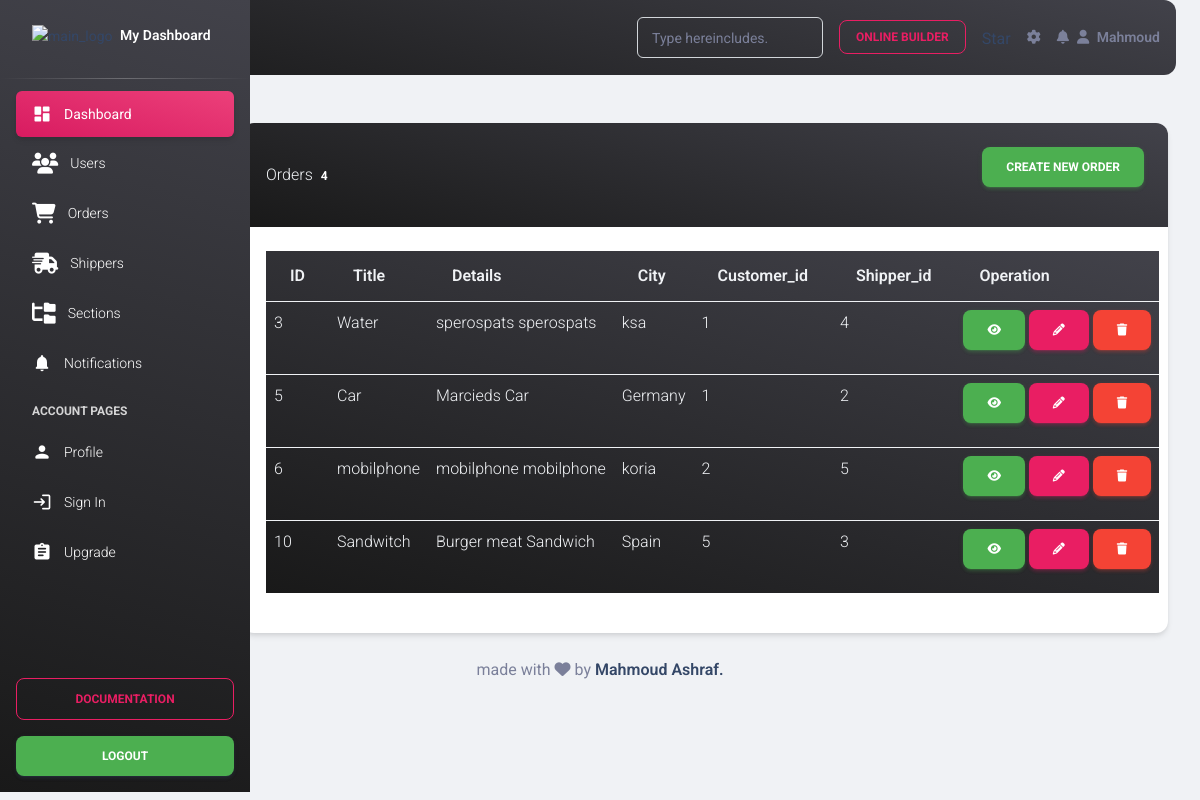
The page /Admin/orders.php (signed in) on the database its author committed.
### tables this page shows
CREATE TABLE `orders` (
  `order_id` int(11) NOT NULL,
  `title` varchar(255) NOT NULL,
  `detailes` text NOT NULL,
  `city` varchar(255) NOT NULL,
  `customer_id` int(11) NOT NULL,
  `shipper_id` int(11) NOT NULL
);

### Admin/orders.php (the view, shortened to what this page needs)
<?php
include("inti.php");
if (isset($_SESSION['mans'])) {
    $statment = $connect->prepare("SELECT * FROM orders");
    $statment->execute();
    $ordcount = $statment->rowCount();
    $result = $statment->fetchAll();
    $page = "All";
    if (isset($_GET['page'])) {
        $page = $_GET['page'];
    } else {
        $page = "All";
    }
    if ($page == "All"){
      ?>
      <div class="container mt-5">
          <div class="row">
              <div style="margin-left: 200px;" class="col-md-10">
                  <div class="card">
                      <div class="card-header bg-gradient-dark text-light d-flex justify-content-between align-items-center">
                          <div>
                              Orders <span class="badge badge-primary ml-1 p-1"> <?php echo $ordcount ?></span>
                          </div>
                          <a href="?page=create" class="btn btn-success">Create New Order</a>
                      </div>
                      <div class="card-body">
                          <table class="table bg-gradient-dark text-light">
                              <thead>
                                  <tr>
                                      <th scope="col">ID</th>
                                      <th scope="col">Title</th>
                                      <th scope="col">Details</th>
                                      <th scope="col">city</th>
                                      <th scope="col">customer_id</th>
                                      <th scope="col">shipper_id</th>
                                      <th scope="col">Operation</th>
                                  </tr>
                              </thead>
                              <tbody>
                                  <?php
                                  if ($ordcount>0) {
                                      foreach ($result as $item) {
                                  ?>
                                          <tr>
                                              <td scope="row"><?php echo $item['order_id'] ?></td>
                                              <td><?php echo $item['title'] ?></td>
                                              <td><?php echo $item['detailes'] ?></td>
                                              <td><?php echo $item['city'] ?></td>
                                              <td><?php echo $item['customer_id'] ?></td>
                                              <td><?php echo $item['shipper_id'] ?></td>
                                              <td>
                                                  <a href="?page=show&order_id=<?php echo $item['order_id'] ?>" class="btn btn-success">
                                                      <i class="fa-solid fa-eye"></i>
                                                  </a>
                                                  <a href="?page=edit&order_id=<?php echo $item['order_id'] ?>" class="btn btn-primary">
                                                      <i class="fa-solid fa-pencil"></i>
                                                  </a>
                                                  <a href="?page=delete&order_id=<?php echo $item['order_id'] ?>" class="btn btn-danger">
                                                      <i class="fa-solid fa-trash"></i>
                                                  </a>
                                              </td>
                                          </tr>
                                  <?php
                                      }
                                  }
                                  ?>
                              </tbody>
                          </table>
                      </div>
                  </div>
              </div>
          </div>
      </div>
  <?php
    }else if ($page == "show"){
        $order_id = "";
        if (isset($_GET['order_id'])) {
            $order_id = $_GET['order_id'];
        } else {
            $order_id = "";
        }
        $statment = $connect->prepare("SELECT * from orders where order_id=? limit 1");
        $statment->execute(array($order_id));
        $ordcount = $statment->rowCount();
        $result = $statment->fetch();
    ?>
        <div class="container mt-5">
            <div class="row">
                <div style="margin-left: 200px;" class="col-md-10">
                    <div class="card">
                        <div class="card-header bg-gradient-dark text-light">
                            Orders <span class="badge badge-primary ml-1 p-1"> <?php echo $ordcount ?></span>
                        </div>
                        <div class="card-body">
                            <table class="table bg-gradient-dark text-light">
                                <thead>
                                    <tr>
                                        <th scope="col">ID</th>
                                        <th scope="col">Title</th>
                                        <th scope="col">Detailes</th>
                                        <th scope="col">city</th>
                                        <th scope="col">customer_id</th>
                                        <th scope="col">shipper_id</th>
                                        <th scope="col">Operation</th>
                                    </tr>
                                </thead>
                                <tbody>
                                    <?php
                                    if ($ordcount > 0) {
                                    ?>
                                        <tr>
                                            <td scope="row"><?php echo $result['order_id'] ?></td>
                                            <td><?php echo $result['title'] ?></td>
                                            <td><?php echo $result['detailes'] ?></td>
                                            <td><?php echo $result['city'] ?></td>
                                            <td><?php echo $result['customer_id'] ?></td>
                                            <td><?php echo $result['shipper_id'] ?></td>
                                            <td>
                                                <a href="?page=All" class="btn btn-success">
                                                    <i class="fa-solid fa-home"></i>
                                                </a>
                                            </td>
                                        </tr>
                                    <?php
                                    }
                                    ?>
                                </tbody>
                            </table>
                        </div>
                    </div>
                </div>
            </div>
        </div>
    <?php
    } else if ($page == "delete") {
        $order_id = "";
        if (isset($_GET['order_id'])) {
            $order_id = $_GET['order_id'];
        } else {
            $order_id = "";
        }
        $statment = $connect->prepare("DELETE FROM orders WHERE order_id=?");
        $statment->execute(array($order_id));
        header("Location:orders.php?page=All");
    } else if ($page == "edit") {
        $order_id = "";
        if (isset($_GET['order_id'])) {
            $order_id = $_GET['order_id'];
        } else {
            $order_id = "";
        }
        $statment = $connect->prepare("SELECT * FROM orders WHERE order_id=? limit 1");
        $statment->execute(array($order_id));
        $result = $statment->fetch();
    ?>
        <div class="container mt-5">
            <div class="row">
                <div style="margin-left: 300px;" class="col-md-10">
                    <form method="post" action="?page=save-update">
                        <input type="hidden" value="<?php echo $result['order_id'] ?>" name="old_id">
                        <div class="form-group" style="width: 70%;">
                            <label>ID</label>
                            <input style="border: 1px solid #aaa;" type="text" class="form-control p-2" name="id" value="<?php echo $result['order_id'] ?>">
                        </div>
                        <div class="form-group" style="width: 70%;">
                            <label>Title</label>
                            <input style="border: 1px solid #aaa;" type="text" class="form-control p-2" name="title" value="<?php echo $result['title'] ?>">
                        </div>
                        <div class="form-group" style="width: 70%;">
                            <label>Details</label>
                            <input style="border: 1px solid #aaa;" type="text" class="form-control p-2" name="detailes" value="<?php echo $result['detailes'] ?>">
                        </div>
                        <div class="form-group" style="width: 70%;">
                            <label>City</label>
                            <input style="border: 1px solid #aaa;" type="text" class="form-control p-2" name="city" value="<?php echo $result['city'] ?>">
                        </div>
                        <div class="form-group" style="width: 70%;">
                            <label>customer_id</label>
                            <input style="border: 1px solid #aaa;" type="text" class="form-control p-2" name="customer_id" value="<?php echo $result['customer_id'] ?>">
                        </div>
                        <div class="form-group" style="width: 70%;">
                            <label>shipper_id</label>
                            <input style="border: 1px solid #aaa;" type="text" class="form-control p-2" name="shipper_id" value="<?php echo $result['shipper_id'] ?>">
                        </div>
                        <button type="submit" class="btn btn-primary btn-block mt-4" name="submit-update">Edit</button>
                    </form>
                </div>
            </div>
        </div>
    <?php
    } else if ($page == "save-update") {
        if ($_SERVER['REQUEST_METHOD'] == "POST") {
            if (isset($_POST['submit-update'])) {
                $old_id = $_POST['old_id'];
                $new_id = $_POST['id'];
                $order= $_POST['title'];
                $Details= $_POST['detailes'];
                $city = $_POST['city'];
                $customer_id = $_POST['customer_id'];
                $shipper_id = $_POST['shipper_id'];
                try {
                $statment = $connect->prepare("UPDATE orders set
                order_id=?,
                title= ?,
                detailes=?,
                city=?,
                customer_id=?,
                shipper_id=?
                where order_id=?
                ");
                    $statment->execute(array($new_id, $order, $Details , $city, $customer_id, $shipper_id, $old_id));
                    echo "<h2 class='alert alert-success text-center'>Update Successfully</h2>";
                    header("Refresh:3;url=orders.php");
                } catch (PDOException $e) {
                    echo "<h2 class='alert alert-danger text-center'>Your ID Used Before</h2>";
                    header("Refresh:3;url=orders.php?page=edit&order_id=$old_id");
                }
            }
        }
    } else if ($page == "create") {
    ?>
        <div class="container mt-5">
            <div class="row">
                <div class="col-md-10" style="margin-left: 300px;">
                    <form method="post" action="?page=save-create">
                        <div class="form-group" style="width: 70%;">
                            <label>ID</label>
                            <input style="border: 1px solid #aaa;" type="text" class="form-control p-2" name="id" value="<?php
                             if(isset($_SESSION['ahmed'])){
                              echo $_SESSION['ahmed'];
                              unset($_SESSION['ahmed']);}?>">
                        </div>
                        <div class="form-group" style="width: 70%;">
                            <label>Title</label>
                            <input style="border: 1px solid #aaa;" type="text" class="form-control p-2" name="title" value="<?php
                            if(isset($_SESSION['title'])){
                                echo $_SESSION['title'];
                                unset($_SESSION['title']);
                            }
                            ?>">
                        </div>
                        <div class="form-group" style="width: 70%;">
                            <label>Details</label>
                            <input style="border: 1px solid #aaa;" type="text" class="form-control p-2" name="detailes">
                        </div>
                        <div class="form-group" style="width: 70%;">
                            <label>city</label>
                            <input style="border: 1px solid #aaa;" type="text" class="form-control p-2" name="city">
                        </div>
                        <div class="form-group" style="width: 70%;">
                            <label>customer_id</label>
                            <input style="border: 1px solid #aaa;" type="text" class="form-control p-2" name="customer_id">
                        </div>
                        <div class="form-group" style="width: 70%;">
                            <label>shipper_id</label>
                            <input style="border: 1px solid #aaa;" type="text" class="form-control p-2" name="shipper_id">
                        </div>
                        <button type="submit" class="btn btn-primary btn-block mt-4" name="submit-create">Create New Order</button>
                    </form>
                </div>
            </div>
        </div>
    <?php
    } else if ($page == "save-create"){
        if ($_SERVER['REQUEST_METHOD'] == "POST") {
            if (isset($_POST['submit-create'])) {
                $id = $_POST['id'];
                $order = $_POST['title'];
                $Details = $_POST['detailes'];
                $city = $_POST['city'];
                $customer_id = $_POST['customer_id'];
                $shipper_id = $_POST['shipper_id'];
                try{
                    $statment = $connect->prepare("INSERT INTO orders
                    (order_id ,title,detailes,city,customer_id,shipper_id)
                    values(?,?,?,?,?,?)
                    ");
                    $statment->execute(array($id, $order, $Details, $city, $customer_id, $shipper_id));
                    echo "<h2 class='alert alert-success text-center'>Created successfully</h2>";
                    header("Refresh:1;url=orders.php");
                } catch (PDOException $e) {
                    echo "<h2 class='alert alert-danger text-center'>You Used This id Before</h2>";
                    $_SESSION['ahmed'] = "Insert Anthor Id";
                    $_SESSION['title'] =$order ;
                    $_SESSION['detailes'] = $Details;
                    $_SESSION['city'] = $city;
                    $_SESSION['customer_id'] = $customer_id;
                    $_SESSION['shipper_id'] = $shipper_id;
                    header('Refresh:3;url=orders.php?page=create');
                }
            }
        }
    }
    ?>
<?php
    include('includes/temp/footer.php');
} else {
    header("Location:login.php");
}
?>

### rows shown on the page
orders: order_id "3", title "Water", detailes "sperospats sperospats", city "ksa", customer "1", shipper "4"
orders: order_id "5", title "Car", detailes "Marcieds Car", city "Germany", customer "1", shipper "2"
orders: order_id "6", title "mobilphone", detailes "mobilphone mobilphone", city "koria", customer "2", shipper "5"
orders: order_id "10", title "Sandwitch", detailes "Burger meat Sandwich", city "Spain", customer "5", shipper "3"

### other values the page prints
$ordcount "4"
